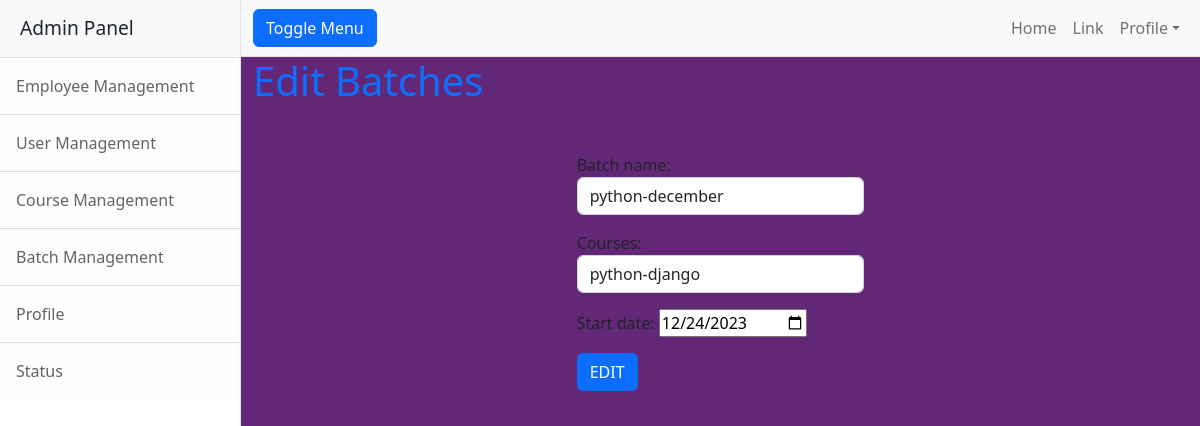
Page /batches/change/1 on the committed database.
### emp/models.py (models this page shows, shortened)
class Batches(models.Model):
    batch_name=models.CharField(max_length=200,unique=True)
    courses=models.ForeignKey(Courses,on_delete=models.CASCADE)
    options=(("yettobegin","yettobegin"),("ongoing","ongoing"),("completed","completed"))
    status=models.CharField(max_length=120,choices=options,default="yettobegin")
    start_date=models.DateField(null=True)
    end_date=models.DateField(null=True)

### emp/views.py (the view)
# urls.py: path('batches/change/<int:pk>',views.BatchEditView.as_view(),name="batch_edit"),
class BatchEditView(UpdateView):
    model=Batches
    form_class=BatchForm
    template_name="batch_edit.html"
    context_object_name="batches"
    success_url=reverse_lazy("batch_add")

### emp/forms.py
class BatchForm(forms.ModelForm):
    class Meta:
         model=Batches
         exclude=("status","end_date")
         widgets={
            "batch_name":forms.TextInput(attrs={"class":"form-control"}),
            "courses":forms.Select(attrs={"class":"form-control form select"}),
            "start_date":forms.DateInput(attrs={"class":"form_control","type":"date"})
         }

### emp/models.py (called while the page is built)
    def __str__(self):
        return self.course_name

### emp/templates/batch_edit.html (shortened to what this page needs)
{%extends 'base.html'%}
{%block body%}
<h1 class="text-primary">Edit Batches</h1>
    <div class="container">
        <div class="row">
        <div class="col-4"></div>
        <div class="col-4">
<form method="post" enctype="multipart/form-data">
    {{form.as_p}}
    <button type="submit" class="btn btn-primary">EDIT</button>
</form>
        </div>
        <div class="col-4"></div>
    </div>
    </div>
    {%endblock%}

### rows in the picture
Batches: batch_name "python-december", courses "python-django", start_date "12/24/2023"
